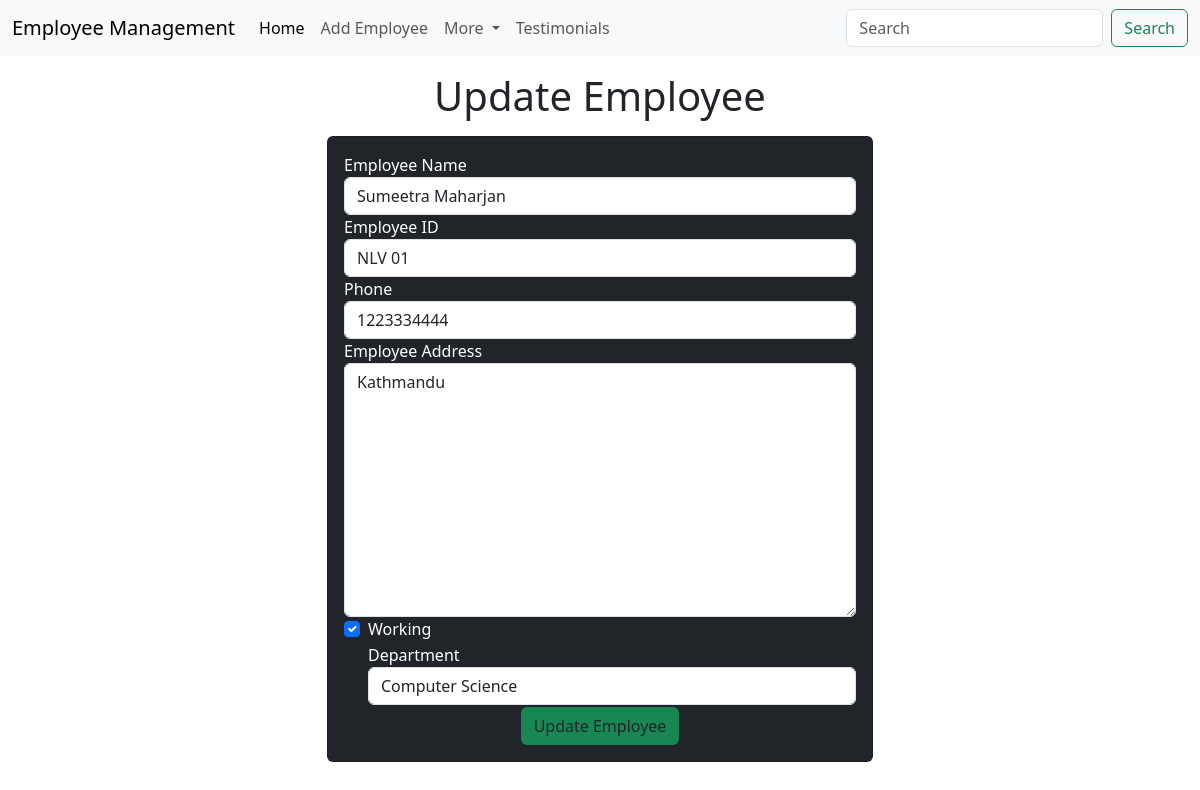
/emp/update-emp/1, run on the app's committed database.
### emp/models.py (models this page shows, shortened)
class Employee(models.Model):
    name = models.CharField(max_length=200)
    emp_id = models.CharField(max_length=200)
    phone = models.CharField(max_length=10)
    address = models.CharField(max_length=150)
    working = models.BooleanField(default=True)
    department = models.CharField(max_length=20)

### emp/views.py (the view)
# urls.py: path('update-emp/<int:emp_id>', update_emp),
def update_emp(request, emp_id):
    emp = Employee.objects.get(pk=emp_id)
    return render(request, "emp/update_emp.html", {
        'emp':emp
    })

### templates/emp/update_emp.html (shortened to what this page needs)
<!doctype html>
<html lang="en">
  <head>
    <link href="https://cdn.jsdelivr.net/npm/bootstrap@5.3.3/dist/css/bootstrap.min.css" rel="stylesheet">
  </head>
  <body>
    {% include 'emp/navbar.html' %}
    <h1 class="text-center my-3">Update Employee </h1>
    <div class="container">
        <div class="row">
            <div class="col-md-6 offset-md-3">
                <div class="card bg-dark text-white">
                    <div class="card-body">
                        <form action="/emp/do-update-emp/{{emp.id}}" method="POST">
                            <div class="md-3">
                                <label for="name">Employee Name</label>
                                <input type="text" class="form-control" placeholder="Enter employee name" name="emp_name" value="{{emp.name}}">
                            </div>
                            <div class="md-3">
                                <label for="id">Employee ID</label>
                                <input id="id" type="text" class="form-control" placeholder="Enter employee id" name="emp_id" value="{{emp.emp_id}}">
                            </div>
                            <div class="md-3">
                                <label for="phone">Phone</label>
                                <input id="phone" type="text" class="form-control" placeholder="Enter phone number" name="emp_phone" value="{{emp.phone}}">
                            </div>
                            <div class="md-3">
                                <label for="address">Employee Address</label>
                                <textarea id="address" name="emp_address" rows="10" class="form-control" >{{emp.address}}</textarea>
                            </div>
                            <div class="md-3 form-check">
                                <label for="working"> Working</label>
                                <input id="working" type="checkbox" class="form-check-input" name="emp_working" {% if emp.working %} checked {% endif %}>
                            </div>
                            <div class="md-3 form-check">
                                <label for="department"> Department</label>
                                <select name="emp_department" id="department" class="form-control" value="{{emp.department}}">
                                    <option value="CSE">Computer Science</option>
                                </select>
                            </div>
                            <div class="container text-center">
                                <button class="btn bg-success">Update Employee</button>
                            </div>
                        </form>
                    </div>
                </div>
            </div>
        </div>
    </div>
  </body>
</html>

### data on the page
Employee: emp_name "Sumeetra Maharjan", emp_id "NLV 01", emp_phone "1223334444", emp_address "Kathmandu", working "☑", emp_department "Computer Science"
